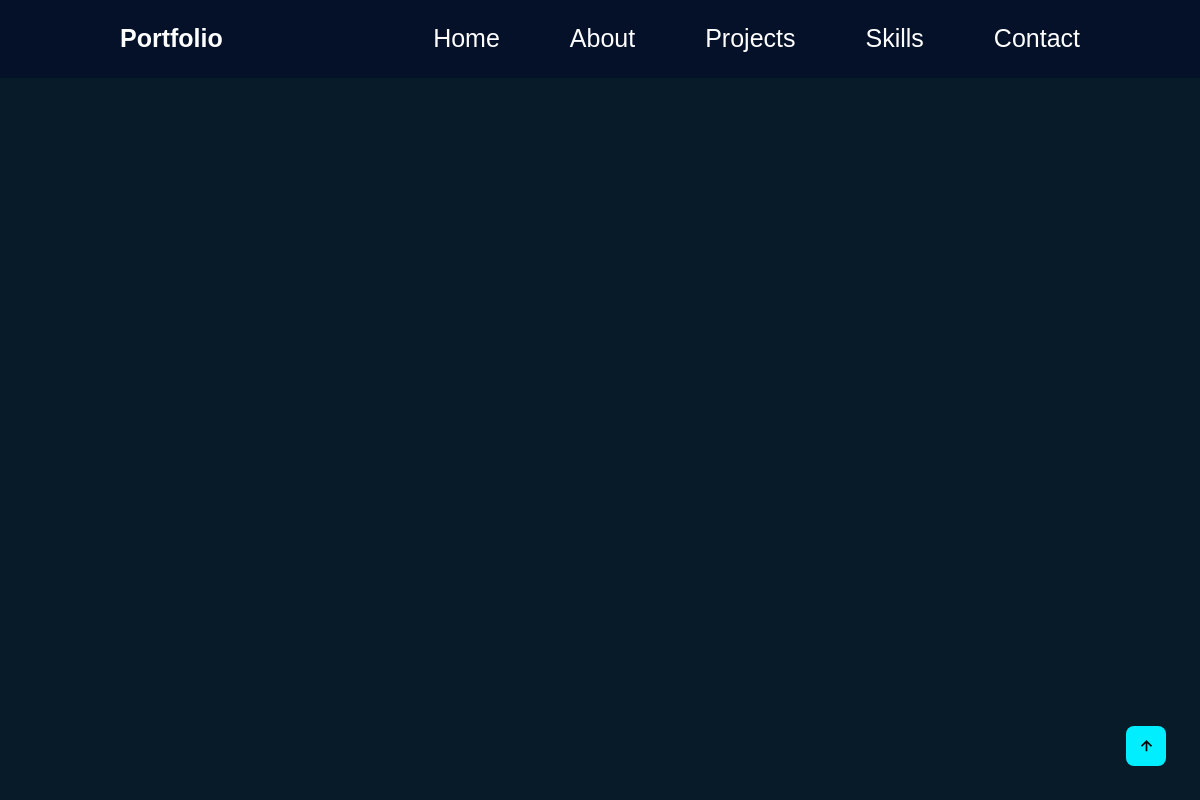
Before: / with the older database file.
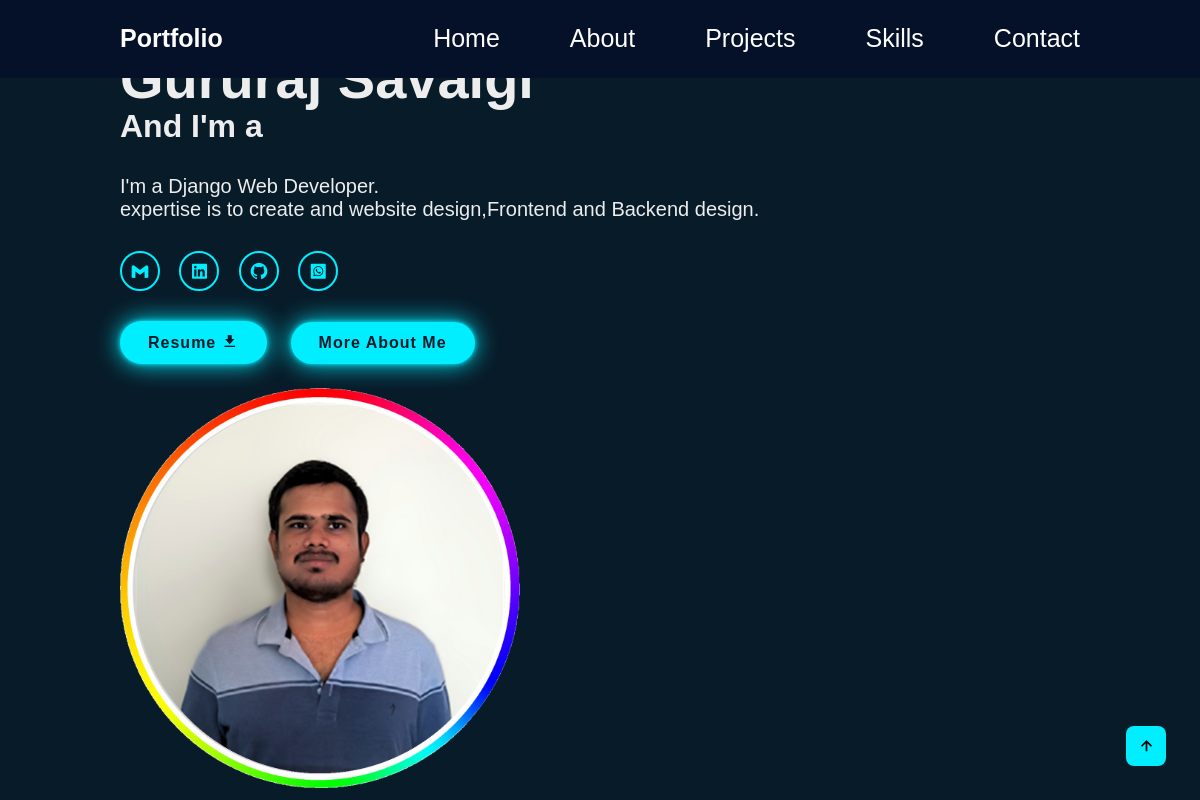
After: the same page with the newer database file.
### portfolio/models.py (models this page shows, shortened)
class Index(models.Model):
    msg_id=models.AutoField(primary_key=True)
    name=models.CharField(max_length=50)
    about1=models.TextField(default="")
    about=models.TextField(default="")
    link1 = models.CharField(max_length=100)
    link2 = models.URLField(blank=True, null=True)
    link3 = models.URLField(blank=True, null=True)
    link4 = models.URLField(blank=True, null=True)
    resume = models.FileField(upload_to='media/pdf/', blank=True, null=True)
    image=models.ImageField(upload_to="img/", default="")

### portfolio/views.py (the view)
# urls.py: path("", views.index1, name='index1'),
def index1(request):
    Indexs=Index.objects.all()
    params={'Index':Indexs}
    return render(request, 'index1.html',params)

### portfolio/template/index1.html (shortened to what this page needs)
{% extends "base.html" %}
{% block body %}
{% load static %}
<section class="home">
    {% for i in Index %}
    <div class="home-content">
        <h3>Hello, It's Me</h3>
        <h1>{{i.name}}</h1>
        <h3>And I'm a </h3>
        <pre>{{i.about1}}</pre>
        <div class="home-sci">
            <a href="{{i.link1}}"><i class='bx bxl-gmail'></i></a>
            <a href="{{i.link2}}" target="_blank"><i class='bx bxl-linkedin-square' ></i></a>
            <a href="{{i.link3}}" target="_blank"><i class='bx bxl-github' ></i></a>
            <a href="{{i.link4}}" target="_blank"><i class='bx bxl-whatsapp-square'></i></a>
        </div>
        <a href="{{i.resume}}" class="btn-box" download="example.pdf">Resume <i class='bx bxs-download'></i></a>
        <a href="/about" class="btn-box">More About Me</a>
    </div>
    <div class="img"><img src="{% if i.image %}{% static i.image.url %}{% endif %}" class="img"></div>
    {% endfor %}
</section>
{% endblock body %}

Changed rows visible on the page:
added Index: name "Gururaj Savalgi", about1 "I'm a Django Web Developer. expertise is to create and website design,Frontend and Backend design.", image (picture)
